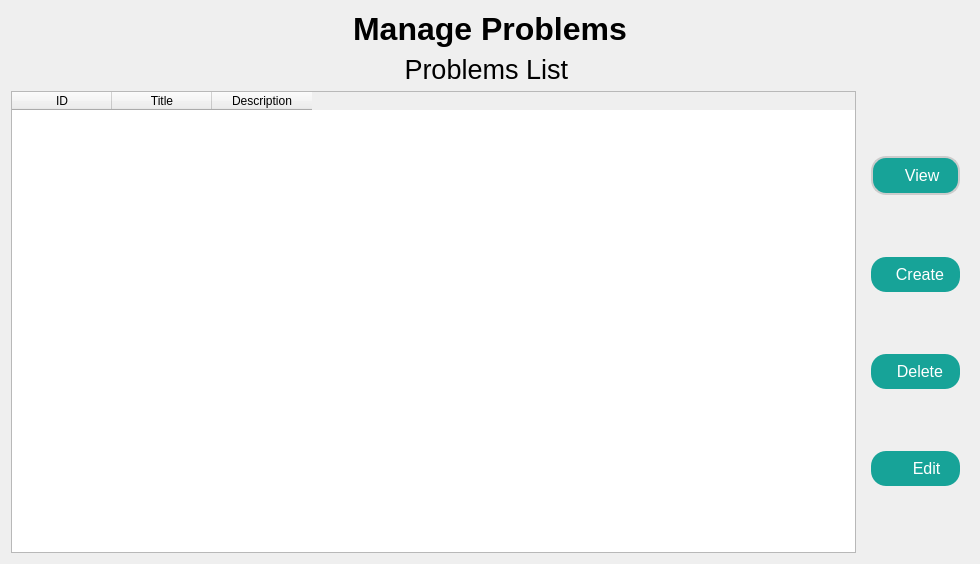
<?xml version="1.0" encoding="UTF-8"?>
<ui version="4.0">
 <class>problemManager</class>
 <widget class="QDialog" name="problemManager">
  <property name="geometry">
   <rect>
    <x>0</x>
    <y>0</y>
    <width>980</width>
    <height>564</height>
   </rect>
  </property>
  <property name="windowTitle">
   <string>Dialog</string>
  </property>
  <property name="styleSheet">
   <string notr="true">background : 964EC2 ;</string>
  </property>
  <layout class="QHBoxLayout" name="horizontalLayout">
   <item>
    <layout class="QVBoxLayout" name="verticalLayout_3">
     <item>
      <layout class="QVBoxLayout" name="verticalLayout_2">
       <item>
        <widget class="QLabel" name="label">
         <property name="styleSheet">
          <string notr="true">background-color  : 964EC2 ;</string>
         </property>
         <property name="text">
          <string>&lt;html&gt;&lt;head/&gt;&lt;body&gt;&lt;p align=&quot;center&quot;&gt;&lt;span style=&quot; font-size:24pt; font-weight:700;&quot;&gt;Manage Problems&lt;/span&gt;&lt;/p&gt;&lt;/body&gt;&lt;/html&gt;</string>
         </property>
        </widget>
       </item>
       <item>
        <widget class="QLabel" name="label_2">
         <property name="styleSheet">
          <string notr="true">background : 964EC2 ;</string>
         </property>
         <property name="text">
          <string>&lt;html&gt;&lt;head/&gt;&lt;body&gt;&lt;p align=&quot;center&quot;&gt;&lt;span style=&quot; font-size:20pt;&quot;&gt;Problems List &lt;/span&gt;&lt;/p&gt;&lt;/body&gt;&lt;/html&gt;</string>
         </property>
        </widget>
       </item>
      </layout>
     </item>
     <item>
      <layout class="QHBoxLayout" name="horizontalLayout_3">
       <item>
        <widget class="QTableWidget" name="tableWidget">
         <column>
          <property name="text">
           <string>ID</string>
          </property>
         </column>
         <column>
          <property name="text">
           <string>Title</string>
          </property>
         </column>
         <column>
          <property name="text">
           <string>Description</string>
          </property>
         </column>
        </widget>
       </item>
       <item>
        <widget class="QFrame" name="frame">
         <property name="styleSheet">
          <string notr="true">background : 964EC2 ;</string>
         </property>
         <layout class="QVBoxLayout" name="verticalLayout">
          <item>
           <widget class="QPushButton" name="viewButton">
            <property name="layoutDirection">
             <enum>Qt::LayoutDirection::LeftToRight</enum>
            </property>
            <property name="styleSheet">
             <string notr="true">    border: 2px solid #CCCCCC;
    border-radius: 15px;
    font-size: 16px;
    padding: 8px 16px;
    background-color: #17A398;
    color: #FFFFFF;
</string>
            </property>
            <property name="text">
             <string>   View</string>
            </property>
            <property name="icon">
             <iconset resource="src.qrc">
              <normaloff>:/new/prefix1/src/arrow_menu_open_28dp_E8EAED_FILL0_wght400_GRAD0_opsz24.png</normaloff>:/new/prefix1/src/arrow_menu_open_28dp_E8EAED_FILL0_wght400_GRAD0_opsz24.png</iconset>
            </property>
            <property name="iconSize">
             <size>
              <width>25</width>
              <height>25</height>
             </size>
            </property>
            <property name="default">
             <bool>false</bool>
            </property>
            <property name="flat">
             <bool>false</bool>
            </property>
           </widget>
          </item>
          <item>
           <widget class="QPushButton" name="createButton">
            <property name="styleSheet">
             <string notr="true"> border: 2px solid #CCCCCC; /* Default border color */
    border-radius: 15px; /* Rounded corners */
    font-size: 16px; /* Text size */
    padding: 8px 16px; /* Padding inside the button */
 background-color: #17A398; /* Teal background for Submit */
    color: #FFFFFF; /* White text for Submit */
    border: none; /* Remove border */</string>
            </property>
            <property name="text">
             <string>  Create</string>
            </property>
            <property name="icon">
             <iconset resource="src.qrc">
              <normaloff>:/new/prefix1/add_24dp_E8EAED_FILL0_wght400_GRAD0_opsz24.png</normaloff>
              <normalon>:/new/prefix1/add_24dp_E8EAED_FILL0_wght400_GRAD0_opsz24.png</normalon>:/new/prefix1/add_24dp_E8EAED_FILL0_wght400_GRAD0_opsz24.png</iconset>
            </property>
            <property name="iconSize">
             <size>
              <width>25</width>
              <height>25</height>
             </size>
            </property>
           </widget>
          </item>
          <item>
           <widget class="QPushButton" name="deleteButton">
            <property name="font">
             <font>
              <pointsize>-1</pointsize>
             </font>
            </property>
            <property name="styleSheet">
             <string notr="true"> border: 2px solid #CCCCCC; /* Default border color */
    border-radius: 15px; /* Rounded corners */
    font-size: 16px; /* Text size */
    padding: 8px 16px; /* Padding inside the button */
 background-color: #17A398; /* Teal background for Submit */
    color: #FFFFFF; /* White text for Submit */
    border: none; /* Remove border */</string>
            </property>
            <property name="text">
             <string notr="true">  Delete</string>
            </property>
            <property name="icon">
             <iconset resource="src.qrc">
              <normaloff>:/new/prefix1/src/delete_28dp_E8EAED_FILL0_wght400_GRAD0_opsz24.png</normaloff>
              <normalon>src/delete_28dp_E8EAED_FILL0_wght400_GRAD0_opsz24.png</normalon>:/new/prefix1/src/delete_28dp_E8EAED_FILL0_wght400_GRAD0_opsz24.png</iconset>
            </property>
            <property name="iconSize">
             <size>
              <width>25</width>
              <height>25</height>
             </size>
            </property>
            <property name="shortcut">
             <string notr="true">Del</string>
            </property>
            <property name="autoDefault">
             <bool>false</bool>
            </property>
           </widget>
          </item>
          <item>
           <widget class="QPushButton" name="editButton">
            <property name="styleSheet">
             <string notr="true"> border: 2px solid #CCCCCC; /* Default border color */
    border-radius: 15px; /* Rounded corners */
    font-size: 16px; /* Text size */
    padding: 8px 16px; /* Padding inside the button */
 background-color: #17A398; /* Teal background for Submit */
    color: #FFFFFF; /* White text for Submit */
    border: none; /* Remove border */</string>
            </property>
            <property name="text">
             <string>     Edit</string>
            </property>
            <property name="icon">
             <iconset resource="src.qrc">
              <normaloff>:/new/prefix1/src/edit_28dp_E8EAED_FILL0_wght400_GRAD0_opsz24.png</normaloff>
              <normalon>src/edit_28dp_E8EAED_FILL0_wght400_GRAD0_opsz24.png</normalon>:/new/prefix1/src/edit_28dp_E8EAED_FILL0_wght400_GRAD0_opsz24.png</iconset>
            </property>
            <property name="iconSize">
             <size>
              <width>25</width>
              <height>25</height>
             </size>
            </property>
           </widget>
          </item>
         </layout>
        </widget>
       </item>
      </layout>
     </item>
    </layout>
   </item>
  </layout>
 </widget>
 <resources>
  <include location="src.qrc"/>
 </resources>
 <connections/>
</ui>
